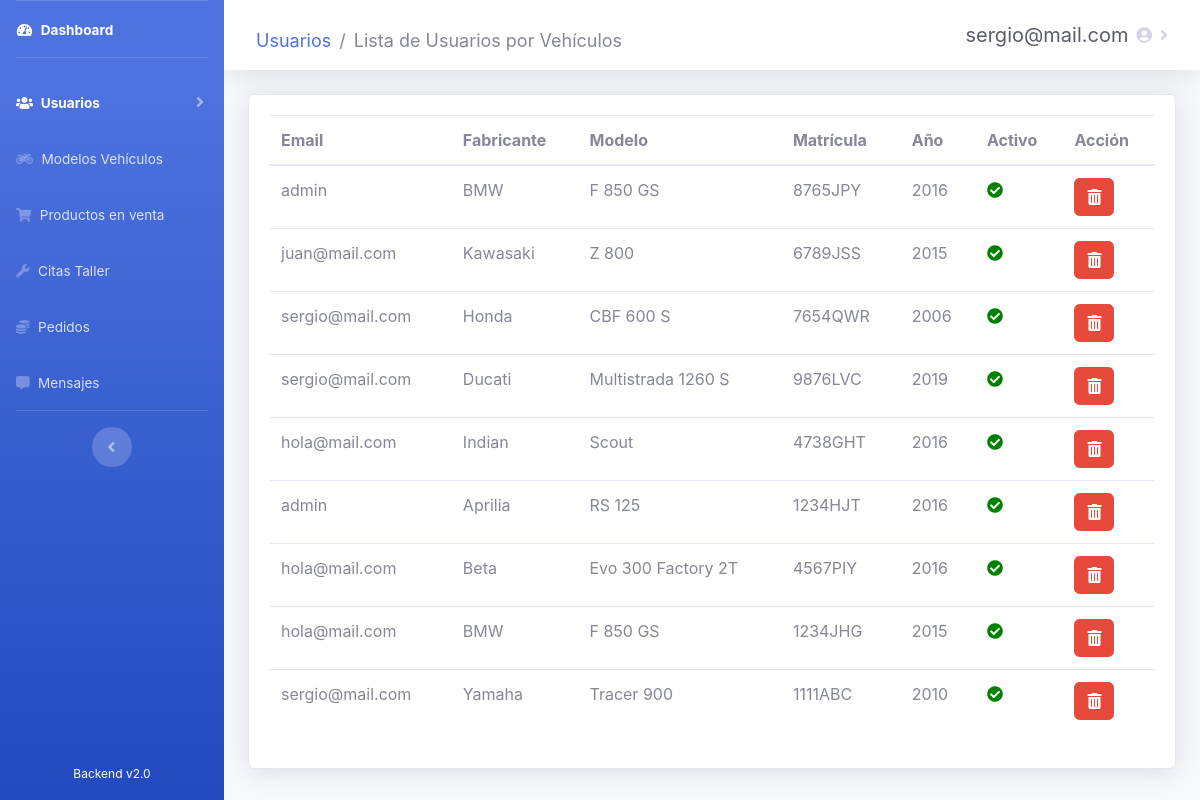
The page /admin/users/usuarios_vehiculos.php (signed in) on the database its author committed.
### tables this page shows
CREATE TABLE `usuarios` (
  `id_usuario` int(10) NOT NULL,
  `email` varchar(40) NOT NULL,
  `password` varchar(80) DEFAULT NULL,
  `nombre` varchar(30) DEFAULT NULL,
  `apellidos` varchar(60) DEFAULT NULL,
  `direccion` varchar(100) DEFAULT NULL,
  `localidad` varchar(30) DEFAULT NULL,
  `provincia` int(10) DEFAULT NULL,
  `cp` int(5) DEFAULT NULL,
  `telefono` int(15) DEFAULT NULL,
  `is_admin` tinyint(1) DEFAULT 0,
  `registrado` tinyint(1) DEFAULT 1
);

CREATE TABLE `motos_usuarios` (
  `id_motosUsuarios` int(10) NOT NULL,
  `id_usuario` int(10) NOT NULL,
  `id_moto` int(10) NOT NULL,
  `matricula` varchar(10) NOT NULL,
  `year` year(4) NOT NULL,
  `is_active` tinyint(1) DEFAULT 1
);

CREATE TABLE `moto_models` (
  `id_model` int(10) NOT NULL,
  `nombre` varchar(60) NOT NULL,
  `fabricante` int(10) NOT NULL,
  `is_active` tinyint(1) DEFAULT 1
);

### admin/users/usuarios_vehiculos.php (the view, shortened to what this page needs)
<?php
require_once('../recursos/conexionBD.php');
if (!isset($_SESSION['usuario']) and $_SESSION['estado'] != 'Autenticado') {
  header('Location: ../administrar.php');
} else {
  $usuario = $_SESSION['usuario'];
}
?>
<!DOCTYPE html>
<html lang="es">
<head>
  <link rel="stylesheet" href="https://use.fontawesome.com/releases/v5.11.2/css/all.css">
  <link href="../../css/sidebar-admin.css" rel="stylesheet">
  <link rel="stylesheet" type="text/css" href="https://cdn.datatables.net/v/bs4/dt-1.10.21/b-1.6.2/r-2.2.4/datatables.min.css" />
</head>
<body id="page-top">
  <div id="wrapper">
    <ul class="navbar-nav bg-gradient-primary sidebar sidebar-dark accordion" id="accordionSidebar">
      <div class="navbar-nav" style="height: 95%">
        <li class="nav-item active">
          <a class="nav-link" href="../dashboard.php">
            <i class="fas fa-fw fa-tachometer-alt"></i>
            <span>Dashboard</span>
          </a>
        </li>
        <hr class="sidebar-divider">
        <li class="nav-item active">
          <a class="nav-link collapsed" href="#" data-toggle="collapse" data-target="#collapse3" aria-expanded="true" aria-controls="collapse3">
            <i class="fas fa-users"></i>
            <span>Usuarios</span>
          </a>
        </li>
        <li class="nav-item">
          <a class="nav-link" href="../vehicles/vehiculos.php">
            <i class="fas fa-motorcycle"></i>
            <span>Modelos Vehículos</span>
          </a>
        </li>
        <li class="nav-item">
          <a class="nav-link" href="../products/productos.php">
            <i class="fas fa-shopping-cart"></i>
            <span>Productos en venta</span>
          </a>
        </li>
        <li class="nav-item">
          <a class="nav-link" href="../tasks/citas.php">
            <i class="fas fa-wrench"></i>
            <span>Citas Taller</span>
          </a>
        </li>
        <li class="nav-item">
          <a class="nav-link" href="../sales/pedidos.php">
            <i class="fas fa-coins"></i>
            <span>Pedidos</span>
          </a>
        </li>
        <li class="nav-item">
          <a class="nav-link" href="../messages/mensajes.php">
            <i class="fas fa-comment-alt"></i>
            <span>Mensajes</span>
          </a>
        </li>
        <hr class="sidebar-divider d-none d-md-block">
        <div class="text-center d-none d-md-inline">
          <button class="rounded-circle border-0" id="sidebarToggle"></button>
        </div>
      </div>
      <div class="text-center">
        <div class="container">
          <span style="color: white; font-size: 12px">Backend v2.0</span>
        </div>
      </div>
    </ul>
    <div id="content-wrapper" class="d-flex flex-column">
      <div id="content" style="max-height: 100%">
        <nav class="navbar navbar-expand navbar-light bg-white topbar mb-4 static-top shadow">
          <nav aria-label="breadcrumb">
            <ol class="breadcrumb">
              <li class="breadcrumb-item"><a href="usuarios.php">Usuarios</a></li>
              <li class="breadcrumb-item active" aria-current="page">Lista de Usuarios por Vehículos</li>
            </ol>
          </nav>
          <ul class="navbar-nav ml-auto">
            <li class="nav-item dropdown">
              <a class="nav-link dropdown-toggle" href="#" id="usuarioDropdown" role="button" data-toggle="dropdown" aria-haspopup="true" aria-expanded="false">
                <span class="mr-2 d-none d-lg-inline text-gray-800 medium" style="font-size: 20px"><?php print($usuario) ?></span>
                <i class="fas fa-user-circle"></i>
              </a>
            </li>
          </ul>
        </nav>
        <div class="container-fluid">
          <div class="card shadow mb-4">
            <div class="card-body">
              <div class="table-responsive">
                <table class="table" id="usuarios_vehiculos" cellspacing="0">
                  <thead>
                    <tr>
                      <th>Email</th>
                      <th>Fabricante</th>
                      <th>Modelo</th>
                      <th>Matrícula</th>
                      <th>Año</th>
                      <th>Activo</th>
                      <th>Acción</th>
                    </tr>
                  </thead>
                  <tbody>
                    <?php
                    $consulta = "SELECT `id_motosUsuarios`, `id_usuario`, `id_moto`, `matricula`, `year`, `is_active` FROM motos_usuarios";
                    $result = mysqli_query($conexion, $consulta);
                    while ($fila = mysqli_fetch_array($result)) { ?>
                      <tr>
                        <td><?php $consulta3 = "SELECT usuarios.email FROM motos_usuarios
                                                  INNER JOIN usuarios ON motos_usuarios.id_usuario = usuarios.id_usuario WHERE motos_usuarios.id_motosUsuarios = $fila[id_motosUsuarios]";
                            $result3 = mysqli_query($conexion, $consulta3);
                            while ($fila3 = mysqli_fetch_array($result3)) {
                              echo $fila3["email"];
                            }
                            ?></td>
                        <td><?php $consulta4 = "SELECT moto_models.fabricante, moto_makers.nombre FROM motos_usuarios
                                                  INNER JOIN motos ON motos_usuarios.id_moto = motos.id_moto
                                                  INNER JOIN moto_models on motos.modelo = moto_models.id_model
                                                  INNER JOIN moto_makers on moto_models.fabricante = moto_makers.id_maker
                                                  WHERE motos_usuarios.id_motosUsuarios = $fila[id_motosUsuarios]";
                            $result4 = mysqli_query($conexion, $consulta4);
                            while ($fila4 = mysqli_fetch_array($result4)) {
                              echo $fila4["nombre"];
                            }
                            ?></td>
                        <td><?php $consulta5 = "SELECT moto_models.nombre FROM motos_usuarios
                                                  INNER JOIN motos ON motos_usuarios.id_moto = motos.id_moto
                                                  INNER JOIN moto_models on motos.modelo = moto_models.id_model WHERE motos_usuarios.id_motosUsuarios = $fila[id_motosUsuarios]";
                            $result5 = mysqli_query($conexion, $consulta5);
                            while ($fila5 = mysqli_fetch_array($result5)) {
                              echo $fila5["nombre"];
                            }
                            ?></td>
                        <td><?php echo $fila["matricula"]; ?></td>
                        <td><?php echo $fila["year"]; ?></td>
                        <td><?php
                            if ($fila['is_active'] == 1) {
                              echo "<span class='fas fa-check-circle' style='color:green';></span>";
                            } else {
                              echo "<span class='fas fa-times-circle' style='color:red';></span>";
                            }
                            ?>
                        </td>
                        <td>
                          <a class="btn btn-danger noFocus" style="cursor: pointer;" onclick="borrarUsuarioVehiculo('<?php echo $fila["id_motosUsuarios"]; ?>');"><i class="fas fa-trash-alt" style="color: white"></i></a>
                        </td>
                      </tr>
                    <?php }; ?>
                  </tbody>
                </table>
              </div>
            </div>
          </div>
        </div>
      </div>
    </div>
  </div>
</body>
</html>

### rows shown on the page
motos_usuarios: nombre "BMW", matricula "8765JPY", year "2016", is_active 1 (drawn)
usuarios: email "admin"
moto_models: nombre "F 850 GS"
motos_usuarios: nombre "Kawasaki", matricula "6789JSS", year "2015", is_active 1 (drawn)
usuarios: email "juan@mail.com"
moto_models: nombre "Z 800"
motos_usuarios: nombre "Honda", matricula "7654QWR", year "2006", is_active 1 (drawn)
usuarios: email "sergio@mail.com"
moto_models: nombre "CBF 600 S"
motos_usuarios: nombre "Ducati", matricula "9876LVC", year "2019", is_active 1 (drawn)
moto_models: nombre "Multistrada 1260 S"
motos_usuarios: nombre "Indian", matricula "4738GHT", year "2016", is_active 1 (drawn)
usuarios: email "hola@mail.com"
moto_models: nombre "Scout"
motos_usuarios: nombre "Aprilia", matricula "1234HJT", year "2016", is_active 1 (drawn)
moto_models: nombre "RS 125"
motos_usuarios: nombre "Beta", matricula "4567PIY", year "2016", is_active 1 (drawn)
moto_models: nombre "Evo 300 Factory 2T"
motos_usuarios: nombre "BMW", matricula "1234JHG", year "2015", is_active 1 (drawn)
motos_usuarios: nombre "Yamaha", matricula "1111ABC", year "2010", is_active 1 (drawn)
moto_models: nombre "Tracer 900"

### other values the page prints
$usuario "sergio@mail.com"
